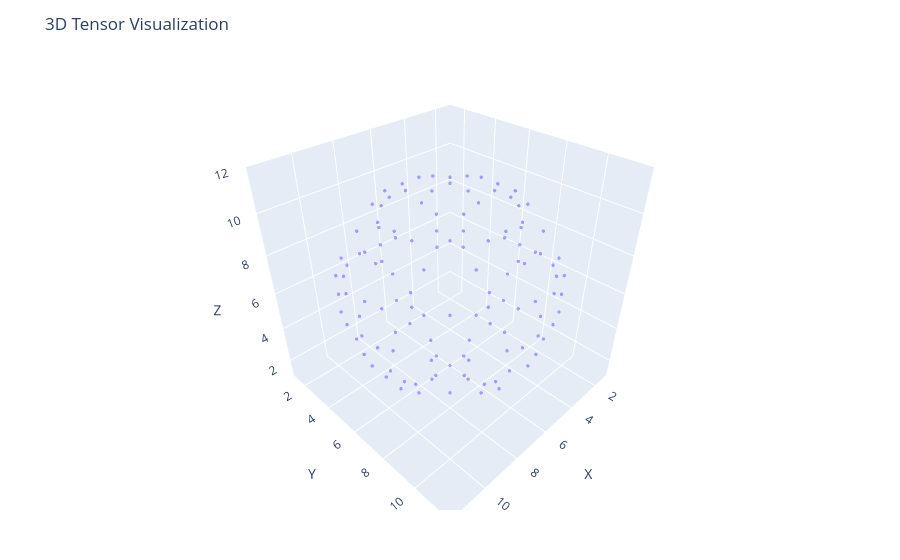

The notebook cell this image was saved under:
### Markdown cell above
## Step 4: Visualization

It will help to see the tensor as a graphic we can visualize as 3D.  There are many visualization tools in Jupyter, but to pick just one we can use Plotly JS.  You may need to install PlotlyJS if you do not yet have it installed [see steps](#step-2-installing-dleto).

`plotTensor` returns a 3D scatter plot that you can manipulate with a mouse, rotate, zoom, and export as `png` format.  **Caution** With large dense tensors Plotly may take a long time to load or may fail to rotate or even display content.  For sparse tensors you may need to work with ranges around 100 x 100 x 100, and for dense tensors reduce that to 50 x 50 x 50, though specific ranges depend on your hardware and installations.

`plotTensor` also supports an optional second parameter with a threshold to drop points of a tensor that are too small to be seen.  This can speed up displays but may suppress some points.

### Code cell
plotTensor(sphere5)

### Figure 1 — Plotly figure (JSON) as saved in the notebook; plotly's stock layout.template omitted (floating-point values rounded to 4 significant figures)
{"data": [{"marker": {"opacity": 0.6, "size": 2}, "mode": "markers", "type": "scatter3d", "x": [6, 5, 6, 7, 6, 5, 6, 7, 4, 8, 3, 9, 3, 9, 3, 9, 4, 8, 5, 6, 7, 5, 6, 7, 2, 10, 2, 10, 2, 10, 5, 7, 4, 8, 2, 10, 2, 10, 4, 8, 6, 3, 9, 2, 10, 1, 11, 2, 10, 3, 9, 6, 5, 6, 7, 3, 9, 2, 10, 1, 11, 1, 11, 1, 11, 2, 10, 3, 9, 5, 6, 7, 6, 3, 9, 2, 10, 1, 11, 2, 10, 3, 9, 6, 4, 8, 2, 10, 2, 10, 4, 8, 5, 6, 7, 2, 10, 2, 10, 2, 10, 5, 6, 7, 5, 6, 7, 4, 8, 3, 9, 3, 9, 3, 9, 4, 8, 5, 6, 7, 6, 5, 6, 7, 6], "y": [5, 6, 6, 6, 7, 3, 3, 3, 4, 4, 5, 5, 6, 6, 7, 7, 8, 8, 9, 9, 9, 2, 2, 2, 5, 5, 6, 6, 7, 7, 10, 10, 2, 2, 4, 4, 8, 8, 10, 10, 1, 2, 2, 3, 3, 6, 6, 9, 9, 10, 10, 11, 1, 1, 1, 2, 2, 3, 3, 5, 5, 6, 6, 7, 7, 9, 9, 10, 10, 11, 11, 11, 1, 2, 2, 3, 3, 6, 6, 9, 9, 10, 10, 11, 2, 2, 4, 4, 8, 8, 10, 10, 2, 2, 2, 5, 5, 6, 6, 7, 7, 10, 10, 10, 3, 3, 3, 4, 4, 5, 5, 6, 6, 7, 7, 8, 8, 9, 9, 9, 5, 6, 6, 6, 7], "z": [1, 1, 1, 1, 1, 2, 2, 2, 2, 2, 2, 2, 2, 2, 2, 2, 2, 2, 2, 2, 2, 3, 3, 3, 3, 3, 3, 3, 3, 3, 3, 3, 4, 4, 4, 4, 4, 4, 4, 4, 5, 5, 5, 5, 5, 5, 5, 5, 5, 5, 5, 5, 6, 6, 6, 6, 6, 6, 6, 6, 6, 6, 6, 6, 6, 6, 6, 6, 6, 6, 6, 6, 7, 7, 7, 7, 7, 7, 7, 7, 7, 7, 7, 7, 8, 8, 8, 8, 8, 8, 8, 8, 9, 9, 9, 9, 9, 9, 9, 9, 9, 9, 9, 9, 10, 10, 10, 10, 10, 10, 10, 10, 10, 10, 10, 10, 10, 10, 10, 10, 11, 11, 11, 11, 11]}], "layout": {"margin": {"b": 50, "l": 50, "r": 50, "t": 60}, "scene": {"aspectmode": "cube", "xaxis": {"range": [1, 12], "title": "X"}, "yaxis": {"range": [1, 12], "title": "Y"}, "zaxis": {"range": [1, 12], "title": "Z"}}, "title": "3D Tensor Visualization"}}
